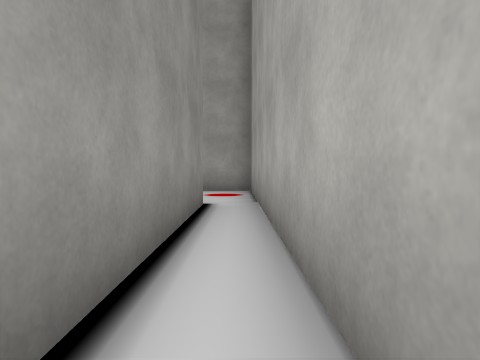
View 1 (above)

12 first-person views from a walk through a scene from a Unity 3-D project. The camera is 1.2 m above the floor, tilts 2° down and sees 75° across. Doors are open. The floor is counted in squares, 2 m on a side. Each view is taken from the middle of a square. On the plan, view 1 faces up. The plan holds only what a view shows up to about 9 squares ahead; the rest is blank. The place goes on beyond the plan. The player character is not drawn. Some surface patterns are stand-ins.

View 2
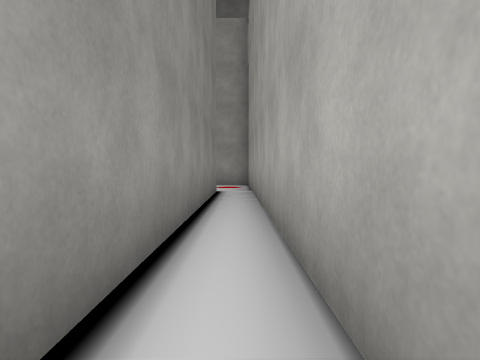

View 3
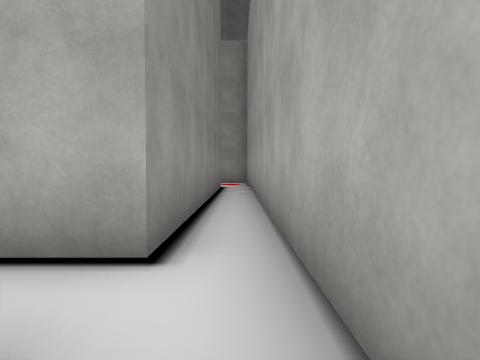

View 4
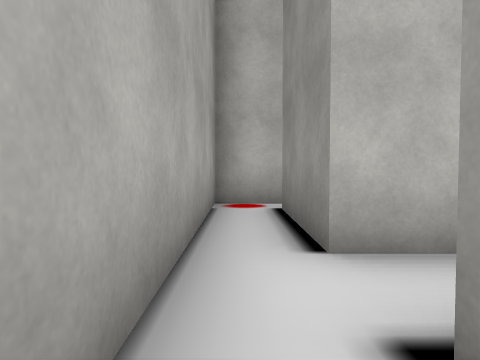

View 5
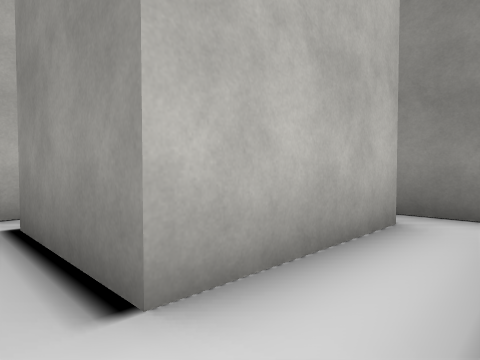

View 6
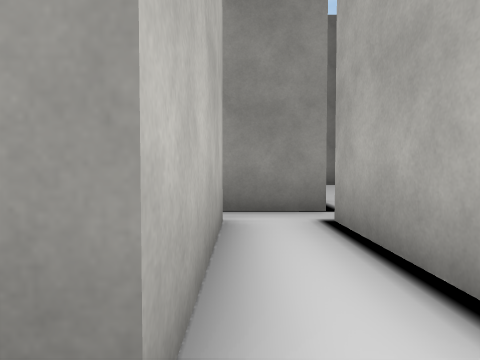

View 7
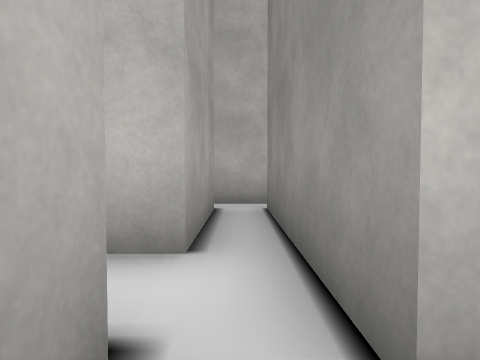

View 8
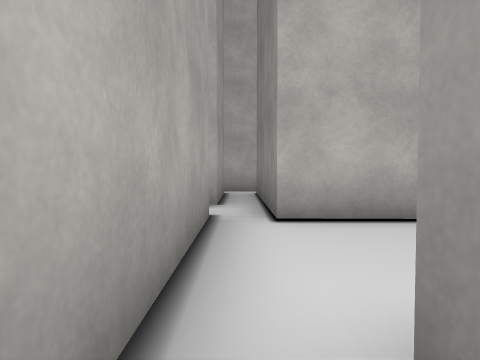

View 9
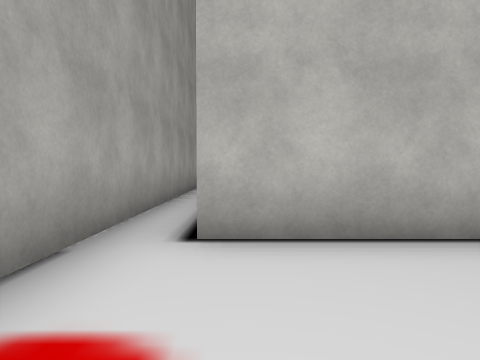

View 10
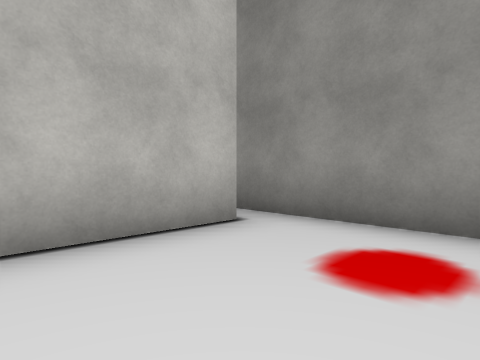

View 11
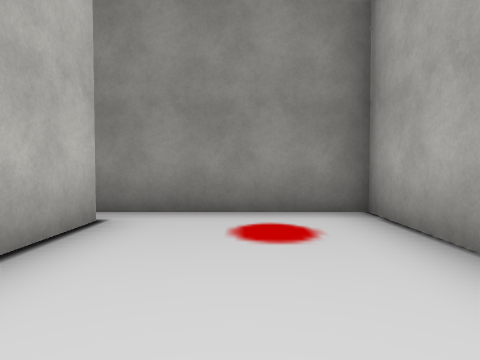

View 12
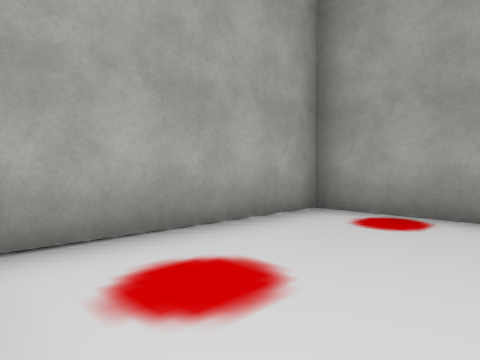

### Floor plan
Points are (right, up) in squares from view 1. A wall is a line through its corners. A room is listed if a view was taken in it or the views show most of it. See-through windows are left out.
Room 1 (views 1, 2, 4, 5, 6)
walls: (0.4, -4.5) (0.3, 5.4); (-3.6, -4.2) (-0.6, -4.2); (-4.5, -2.8) (-4.5, -4.5); (-0.6, 5.3) (-0.6, -2.9) (-3.6, -2.9)
ways out: opening at (-4, -5.5) to room 2; opening at (0, -5.5) to room 2; opening at (-4, -3) to room 3; opening at (0, 5) to room 4
Room 2 (view 3)
walls: (-4.5, -7.5) (-3.5, -7.5); (-4.5, -4.5) (-4.5, -6.6); (-3.6, -6.6) (-3.6, -4.2); (-0.9, -7.5) (0.4, -7.5) (0.4, -4.5); (-0.6, -4.2) (-0.6, -6.8)
ways out: opening at (-4, -5.5) to room 1; opening at (0, -5.5) to room 1
Room 3 (views 7, 8)
walls: (-4.4, 5.5) (-4.4, 4.5); (-6.2, -2.8) (-4.5, -2.8); (-3.6, -2.9) (-3.6, 0.6)
ways out: opening at (-4, -3) to room 1; opening at (-4, 6) to room 4
Room 4 (views 9, 10, 11, 12)
walls: (-3.6, 5.3) (-0.6, 5.3); (0.3, 5.4) (0.3, 8.6) (-4.3, 8.8) (-4.4, 5.5)
ways out: opening at (0, 5) to room 1; opening at (-4, 6) to room 3

Where each view was taken, in squares from view 1:
view 1: 0 up, 0 right, facing up
view 2: 3 down, 0 right, facing up
view 3: 5 down, 0 right, facing up
view 4: 2 down, 0 right, facing down
view 5: 3 down, 0 right, facing down-left
view 6: 4 down, 0 right, facing left
view 7: 2 down, 4 left, facing down
view 8: 1 up, 4 left, facing down
view 9: 8 up, 1 left, facing down
view 10: 8 up, 1 left, facing down-left
view 11: 7 up, 0 right, facing left
view 12: 6 up, 4 left, facing up-right
